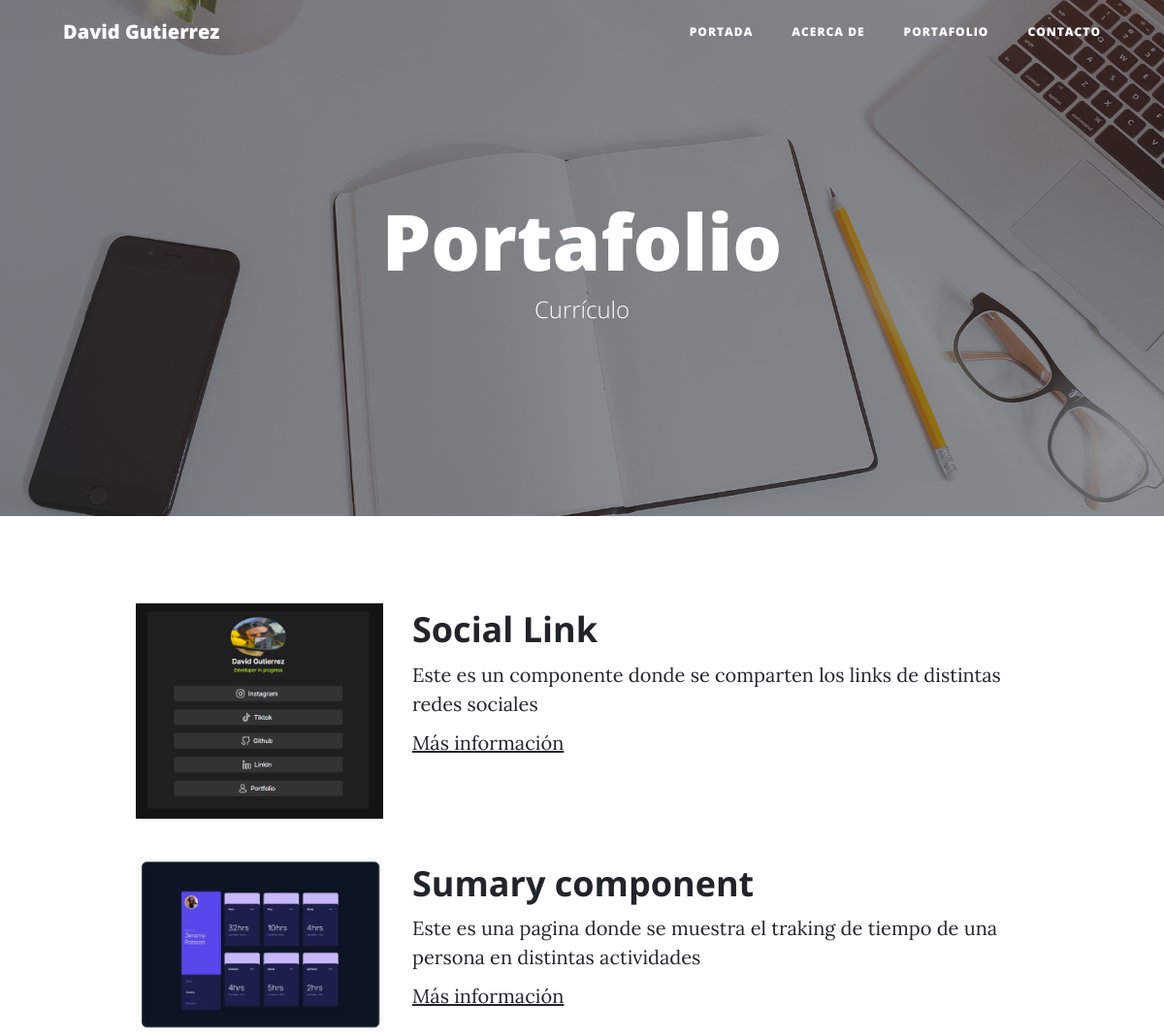
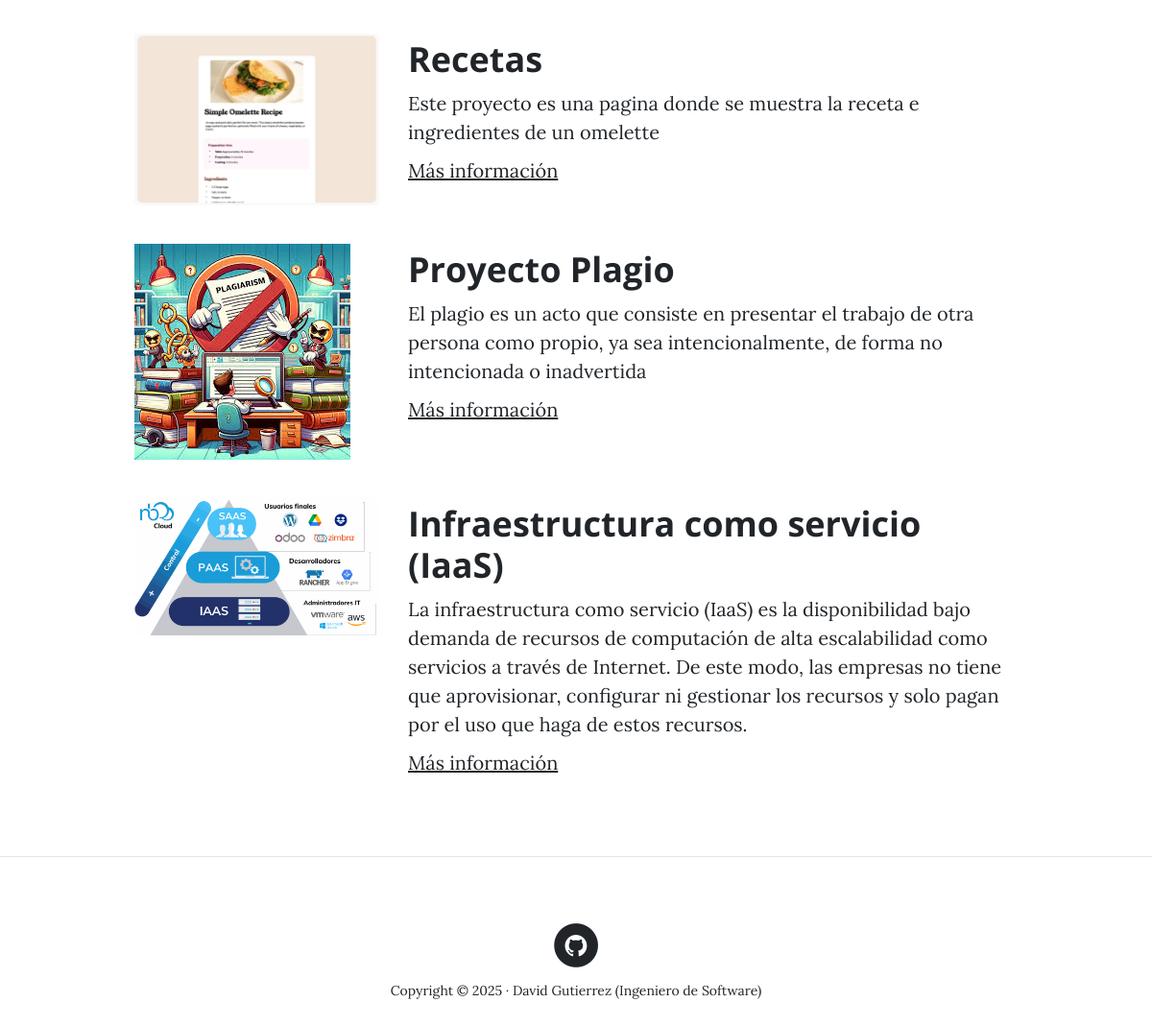
The page /portfolio/ on the database its author committed (2 pictures, top to bottom).
### portfolio/models.py (models this page shows, shortened)
class Project(models.Model):
    title = models.CharField(max_length=200, verbose_name="Título")
    description = models.TextField(verbose_name="Descripción")
    image = models.ImageField(verbose_name="Imagen", upload_to="projects")
    link = models.URLField(verbose_name="Dirección Web", null=True, blank=True)
    created = models.DateTimeField(auto_now_add=True, verbose_name="Fecha de creación")
    updated = models.DateTimeField(auto_now=True, verbose_name="Fecha de edición")
    class Meta:
        verbose_name = "proyecto"
        verbose_name_plural = "proyectos"
        ordering = ["-created"]

### portfolio/views.py (the view)
# urls.py: path('portfolio/', portfolio_views.portfolio, name="portfolio"),
def portfolio(request):
    projects = Project.objects.all()
    return render(request, "portfolio/portfolio.html", {'projects': projects})

### portfolio/templates/portfolio/portfolio.html (shortened to what this page needs)
{% extends 'core/base.html' %}
{% block background %}{% load static %}{% static 'core/img/portfolio-bg.jpg' %}{% endblock %}
{% block headers %}
<h1>Portafolio</h1>
<span class="subheading">Currículo</span>
{% endblock %}
{% block content %}
    {% for project in projects %}
        <div class="row project">
            <div class="col-lg-3 col-md-4 offset-lg-1">
                <img class="img-fluid" src="{{project.image.url}}" alt="">
            </div>
            <div class="col-lg-7 col-md-8">
                <h2 class="section-heading title">{{project.title}}</h2>
                <p>{{project.description}}</p>
                {% if project.link %}
                    <p><a href="{{project.link}}">Más información</a></p>
                {% endif %}
            </div>
        </div>
    {% endfor %}
{% endblock %}

### core/templates/core/base.html (shortened to what this page needs)
<!DOCTYPE html>
<html lang="es">
  <head>
    {% load static %}
    <link href="{% static 'core/vendor/bootstrap/css/bootstrap.min.css' %}" rel="stylesheet">
    <link href="{% static 'core/vendor/font-awesome/css/font-awesome.min.css' %}" rel="stylesheet" type="text/css">
    <link href="{% static 'core/css/clean-blog.min.css' %}" rel="stylesheet">
  </head>
  <body>
    <nav class="navbar navbar-expand-lg navbar-light fixed-top" id="mainNav">
      <div class="container">
        <a class="navbar-brand" href="{% url 'home' %}">David Gutierrez</a>
        <div class="collapse navbar-collapse" id="navbarResponsive">
          <ul class="navbar-nav ml-auto">
            <li class="nav-item">
              <a class="nav-link" href="{% url 'home' %}">Portada</a>
            </li>
            <li class="nav-item">
              <a class="nav-link" href="{% url 'about' %}">Acerca de</a>
            </li>
            <li class="nav-item">
              <a class="nav-link" href="{% url 'portfolio' %}">Portafolio</a>
            </li>
            <li class="nav-item">
              <a class="nav-link" href="{% url 'contact' %}">Contacto</a>
            </li>
          </ul>
        </div>
      </div>
    </nav>
    <header class="masthead" style="background-image: url('{% block background %}{% endblock %}')">
      <div class="overlay"></div>
      <div class="container">
        <div class="row">
          <div class="col-lg-8 col-md-10 mx-auto">
            <div class="site-heading">
              {% block headers %}{% endblock %}
            </div>
          </div>
        </div>
      </div>
    </header>
    <div class="container">
      {% block content %}{% endblock %}
    </div>
    {% if request.path != "/" %}<hr>{% endif %}
    <footer>
      <div class="container">
        <div class="row">
          <div class="col-lg-8 col-md-10 mx-auto">
            <ul class="list-inline text-center">
              <li class="list-inline-item">
                <a href="https://github.com/David2474">
                  <span class="fa-stack fa-lg">
                    <i class="fa fa-circle fa-stack-2x"></i>
                    <i class="fa fa-github fa-stack-1x fa-inverse"></i>
                  </span>
                </a>
              </li>
            </ul>
            <p class="copyright">Copyright &copy; 2025 · David Gutierrez (Ingeniero de Software) </p>
          </div>
        </div>
      </div>
    </footer>
  </body>
</html>

### rows shown on the page
Project: image (picture), title "Social Link", description "Este es un componente donde se comparten los links de distintas redes sociales"
Project: image (picture), title "Sumary component", description "Este es una pagina donde se muestra el traking de tiempo de una persona en distintas actividades"
Project: image (picture), title "Recetas", description "Este proyecto es una pagina donde se muestra la receta e ingredientes de un omelette"
Project: image (picture), title "Proyecto Plagio", description "El plagio es un acto que consiste en presentar el trabajo de otra persona como propio, ya sea intencionalmente, de forma no intencionada o inadvertida"
Project: image (picture), title "Infraestructura como servicio (IaaS)", description "La infraestructura como servicio (IaaS) es la disponibilidad bajo demanda de recursos de computación de alta escalabilidad como servicios a través de Internet. De este modo, las empresas no tiene que aprovisionar, configurar ni gestionar los recursos y solo pagan por el uso que haga de estos recursos."
